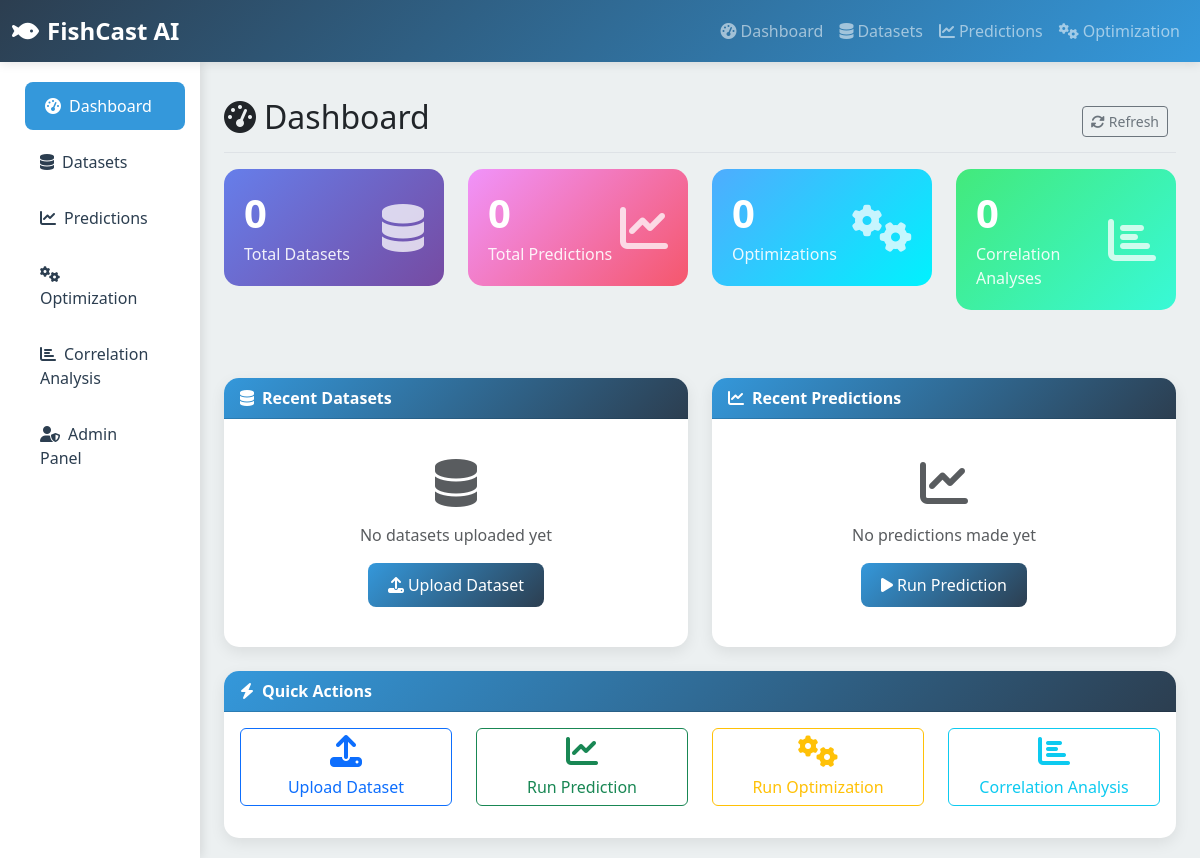
Before: / with the older database file.
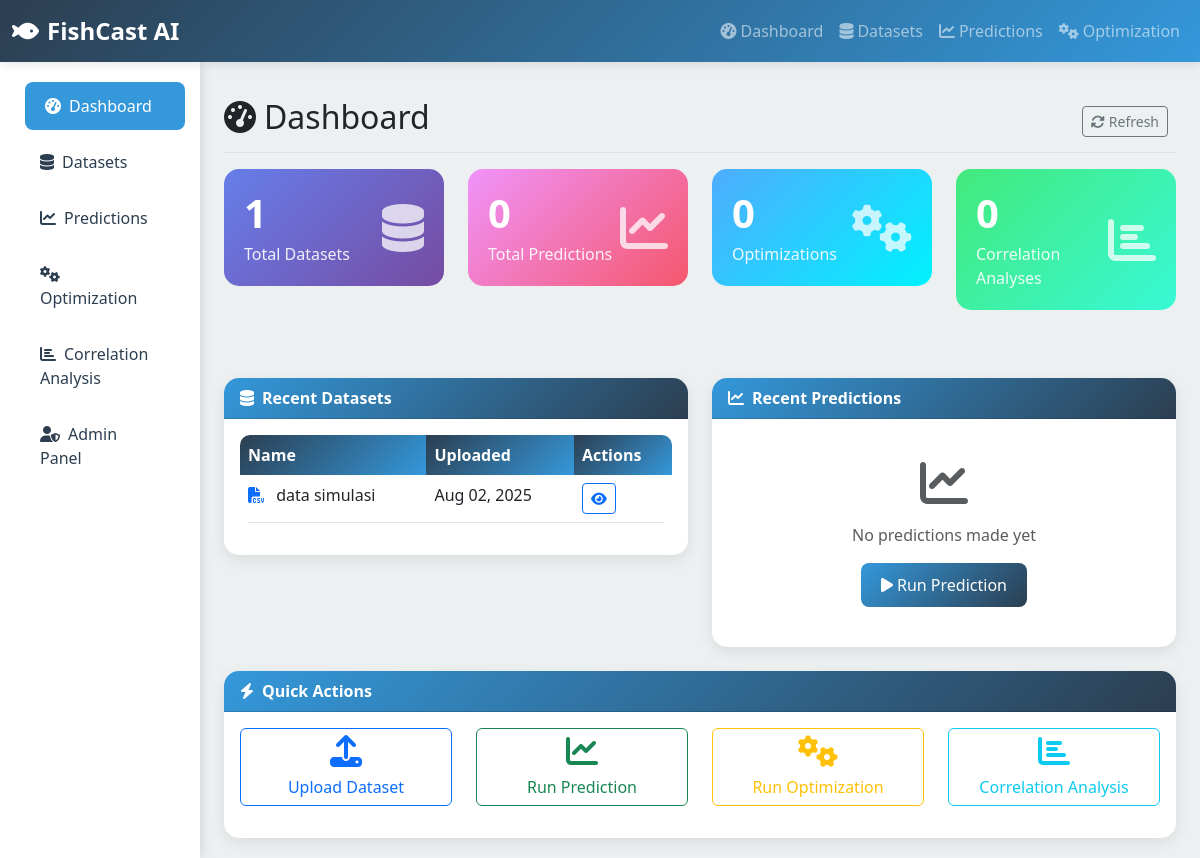
After: the same page with the newer database file.
### api/models.py (models this page shows, shortened)
class Dataset(models.Model):
    name = models.CharField(max_length=255)
    file = models.FileField(upload_to='datasets/')
    uploaded_at = models.DateTimeField(auto_now_add=True)
    processed_data = models.JSONField(null=True, blank=True)
    description = models.TextField(blank=True, null=True)
    class Meta:
        ordering = ['-uploaded_at']

### api/views.py (the view)
# urls.py: path('', views.dashboard, name='dashboard'),
def dashboard(request):
    total_datasets = Dataset.objects.count()
    total_predictions = Prediction.objects.count()
    total_optimizations = OptimizationResult.objects.count()
    total_correlations = CorrelationAnalysis.objects.count()
    recent_datasets = Dataset.objects.all()[:5]
    recent_predictions = Prediction.objects.select_related('dataset').all()[:5]
    recent_optimizations = OptimizationResult.objects.select_related('dataset').all()[:5]
    context = {
        'total_datasets': total_datasets,
        'total_predictions': total_predictions,
        'total_optimizations': total_optimizations,
        'total_correlations': total_correlations,
        'recent_datasets': recent_datasets,
        'recent_predictions': recent_predictions,
        'recent_optimizations': recent_optimizations,
    }
    return render(request, 'dashboard.html', context)

### templates/dashboard.html (shortened to what this page needs)
{% extends 'base.html' %}
{% block content %}
<div class="d-flex justify-content-between flex-wrap flex-md-nowrap align-items-center pt-3 pb-2 mb-3 border-bottom">
    <h1 class="h2">
        <i class="fas fa-tachometer-alt me-2"></i>Dashboard
    </h1>
    <div class="btn-toolbar mb-2 mb-md-0">
        <div class="btn-group me-2">
            <button type="button" class="btn btn-sm btn-outline-secondary" onclick="location.reload()">
                <i class="fas fa-sync-alt me-1"></i>Refresh
            </button>
        </div>
    </div>
</div>
<div class="row mb-4">
    <div class="col-xl-3 col-md-6 mb-4">
        <div class="stats-card">
            <div class="d-flex justify-content-between">
                <div>
                    <h3>{{ total_datasets }}</h3>
                    <p>Total Datasets</p>
                </div>
                <div class="align-self-center">
                    <i class="fas fa-database fa-3x opacity-75"></i>
                </div>
            </div>
        </div>
    </div>
    <div class="col-xl-3 col-md-6 mb-4">
        <div class="stats-card" style="background: linear-gradient(135deg, #f093fb 0%, #f5576c 100%);">
            <div class="d-flex justify-content-between">
                <div>
                    <h3>{{ total_predictions }}</h3>
                    <p>Total Predictions</p>
                </div>
                <div class="align-self-center">
                    <i class="fas fa-chart-line fa-3x opacity-75"></i>
                </div>
            </div>
        </div>
    </div>
    <div class="col-xl-3 col-md-6 mb-4">
        <div class="stats-card" style="background: linear-gradient(135deg, #4facfe 0%, #00f2fe 100%);">
            <div class="d-flex justify-content-between">
                <div>
                    <h3>{{ total_optimizations }}</h3>
                    <p>Optimizations</p>
                </div>
                <div class="align-self-center">
                    <i class="fas fa-cogs fa-3x opacity-75"></i>
                </div>
            </div>
        </div>
    </div>
    <div class="col-xl-3 col-md-6 mb-4">
        <div class="stats-card" style="background: linear-gradient(135deg, #43e97b 0%, #38f9d7 100%);">
            <div class="d-flex justify-content-between">
                <div>
                    <h3>{{ total_correlations }}</h3>
                    <p>Correlation Analyses</p>
                </div>
                <div class="align-self-center">
                    <i class="fas fa-chart-bar fa-3x opacity-75"></i>
                </div>
            </div>
        </div>
    </div>
</div>
<div class="row">
    <div class="col-lg-6 mb-4">
        <div class="card">
            <div class="card-header">
                <i class="fas fa-database me-2"></i>Recent Datasets
            </div>
            <div class="card-body">
                {% if recent_datasets %}
                    <div class="table-responsive">
                        <table class="table table-hover">
                            <thead>
                                <tr>
                                    <th>Name</th>
                                    <th>Uploaded</th>
                                    <th>Actions</th>
                                </tr>
                            </thead>
                            <tbody>
                                {% for dataset in recent_datasets %}
                                <tr>
                                    <td>
                                        <i class="fas fa-file-csv me-2 text-primary"></i>
                                        {{ dataset.name }}
                                    </td>
                                    <td>{{ dataset.uploaded_at|date:"M d, Y" }}</td>
                                    <td>
                                        <button class="btn btn-sm btn-outline-primary" onclick="viewDataset({{ dataset.id }})">
                                            <i class="fas fa-eye"></i>
                                        </button>
                                    </td>
                                </tr>
                                {% endfor %}
                            </tbody>
                        </table>
                    </div>
                {% else %}
                    <div class="text-center py-4">
                        <i class="fas fa-database fa-3x text-muted mb-3"></i>
                        <p class="text-muted">No datasets uploaded yet</p>
                        <a href="{% url 'datasets' %}" class="btn btn-primary">
                            <i class="fas fa-upload me-1"></i>Upload Dataset
                        </a>
                    </div>
                {% endif %}
            </div>
        </div>
    </div>
    <div class="col-lg-6 mb-4">
        <div class="card">
            <div class="card-header">
                <i class="fas fa-chart-line me-2"></i>Recent Predictions
            </div>
            <div class="card-body">
                {% if recent_predictions %}
                    <div class="table-responsive">
                        <table class="table table-hover">
                            <thead>
                                <tr>
                                    <th>Model</th>
                                    <th>Dataset</th>
                                    <th>MSE</th>
                                    <th>Actions</th>
                                </tr>
                            </thead>
                            <tbody>
                                {% for prediction in recent_predictions %}
                                <tr>
                                    <td>
                                        <span class="badge bg-primary">{{ prediction.model_type }}</span>
                                    </td>
                                    <td>{{ prediction.dataset.name }}</td>
                                    <td>{{ prediction.mse|floatformat:4 }}</td>
                                    <td>
                                        <button class="btn btn-sm btn-outline-success" onclick="viewPrediction({{ prediction.id }})">
                                            <i class="fas fa-chart-line"></i>
                                        </button>
                                    </td>
                                </tr>
                                {% endfor %}
                            </tbody>
                        </table>
                    </div>
                {% else %}
                    <div class="text-center py-4">
                        <i class="fas fa-chart-line fa-3x text-muted mb-3"></i>
                        <p class="text-muted">No predictions made yet</p>
                        <a href="{% url 'predictions' %}" class="btn btn-primary">
                            <i class="fas fa-play me-1"></i>Run Prediction
                        </a>
                    </div>
                {% endif %}
            </div>
        </div>
    </div>
</div>
<div class="row">
    <div class="col-12">
        <div class="card">
            <div class="card-header">
                <i class="fas fa-bolt me-2"></i>Quick Actions
            </div>
            <div class="card-body">
                <div class="row">
                    <div class="col-md-3 mb-3">
                        <a href="{% url 'datasets' %}" class="btn btn-outline-primary w-100">
                            <i class="fas fa-upload fa-2x mb-2"></i><br>
                            Upload Dataset
                        </a>
                    </div>
                    <div class="col-md-3 mb-3">
                        <a href="{% url 'predictions' %}" class="btn btn-outline-success w-100">
                            <i class="fas fa-chart-line fa-2x mb-2"></i><br>
                            Run Prediction
                        </a>
                    </div>
                    <div class="col-md-3 mb-3">
                        <a href="{% url 'optimization' %}" class="btn btn-outline-warning w-100">
                            <i class="fas fa-cogs fa-2x mb-2"></i><br>
                            Run Optimization
                        </a>
                    </div>
                    <div class="col-md-3 mb-3">
                        <a href="{% url 'correlation' %}" class="btn btn-outline-info w-100">
                            <i class="fas fa-chart-bar fa-2x mb-2"></i><br>
                            Correlation Analysis
                        </a>
                    </div>
                </div>
            </div>
        </div>
    </div>
</div>
{% endblock %}

### templates/base.html (shortened to what this page needs)
<!DOCTYPE html>
<html lang="en">
<head>
    <link href="https://cdn.jsdelivr.net/npm/bootstrap@5.3.0/dist/css/bootstrap.min.css" rel="stylesheet">
    <link rel="stylesheet" href="https://cdnjs.cloudflare.com/ajax/libs/font-awesome/6.4.0/css/all.min.css">
</head>
<body>
    <nav class="navbar navbar-expand-lg navbar-dark">
        <div class="container-fluid">
            <a class="navbar-brand" href="{% url 'dashboard' %}">
                <i class="fas fa-fish me-2"></i>FishCast AI
            </a>
            <div class="collapse navbar-collapse" id="navbarNav">
                <ul class="navbar-nav ms-auto">
                    <li class="nav-item">
                        <a class="nav-link" href="{% url 'dashboard' %}">
                            <i class="fas fa-tachometer-alt me-1"></i>Dashboard
                        </a>
                    </li>
                    <li class="nav-item">
                        <a class="nav-link" href="{% url 'datasets' %}">
                            <i class="fas fa-database me-1"></i>Datasets
                        </a>
                    </li>
                    <li class="nav-item">
                        <a class="nav-link" href="{% url 'predictions' %}">
                            <i class="fas fa-chart-line me-1"></i>Predictions
                        </a>
                    </li>
                    <li class="nav-item">
                        <a class="nav-link" href="{% url 'optimization' %}">
                            <i class="fas fa-cogs me-1"></i>Optimization
                        </a>
                    </li>
                </ul>
            </div>
        </div>
    </nav>
    <div class="container-fluid">
        <div class="row">
            <div class="col-md-3 col-lg-2 d-md-block sidebar collapse">
                <div class="position-sticky pt-3">
                    <ul class="nav flex-column">
                        <li class="nav-item">
                            <a class="nav-link {% if request.resolver_match.url_name == 'dashboard' %}active{% endif %}" href="{% url 'dashboard' %}">
                                <i class="fas fa-tachometer-alt me-2"></i>Dashboard
                            </a>
                        </li>
                        <li class="nav-item">
                            <a class="nav-link {% if request.resolver_match.url_name == 'datasets' %}active{% endif %}" href="{% url 'datasets' %}">
                                <i class="fas fa-database me-2"></i>Datasets
                            </a>
                        </li>
                        <li class="nav-item">
                            <a class="nav-link {% if request.resolver_match.url_name == 'predictions' %}active{% endif %}" href="{% url 'predictions' %}">
                                <i class="fas fa-chart-line me-2"></i>Predictions
                            </a>
                        </li>
                        <li class="nav-item">
                            <a class="nav-link {% if request.resolver_match.url_name == 'optimization' %}active{% endif %}" href="{% url 'optimization' %}">
                                <i class="fas fa-cogs me-2"></i>Optimization
                            </a>
                        </li>
                        <li class="nav-item">
                            <a class="nav-link {% if request.resolver_match.url_name == 'correlation' %}active{% endif %}" href="{% url 'correlation' %}">
                                <i class="fas fa-chart-bar me-2"></i>Correlation Analysis
                            </a>
                        </li>
                        <li class="nav-item">
                            <a class="nav-link" href="/admin/" target="_blank">
                                <i class="fas fa-user-shield me-2"></i>Admin Panel
                            </a>
                        </li>
                    </ul>
                </div>
            </div>
            <main class="col-md-9 ms-sm-auto col-lg-10 px-md-4 main-content">
                {% block content %}
                {% endblock %}
            </main>
        </div>
    </div>
</body>
</html>

### templates/base.html (style rules this page uses)
:root { --primary-color: #2c3e50; --secondary-color: #3498db; --accent-color: #e74c3c; --success-color: #27ae60; --warning-color: #f39c12; --light-bg: #ecf0f1; --dark-bg: #2c3e50; }
body { font-family: 'Segoe UI', Tahoma, Geneva, Verdana, sans-serif; background-color: var(--light-bg); }
.navbar { background: linear-gradient(135deg, var(--primary-color), var(--secondary-color)); box-shadow: 0 2px 10px rgba(0,0,0,0.1); }
.navbar-brand { font-weight: bold; font-size: 1.5rem; }
.sidebar { background: white; box-shadow: 2px 0 10px rgba(0,0,0,0.1); min-height: calc(100vh - 76px); }
.sidebar .nav-link { color: var(--primary-color); padding: 12px 20px; border-radius: 8px; margin: 4px 8px; transition: all 0.3s ease; }
.sidebar .nav-link:hover, .sidebar .nav-link.active { background-color: var(--secondary-color); color: white; transform: translateX(5px); }
.main-content { padding: 20px; }
.card { border: none; border-radius: 15px; box-shadow: 0 5px 15px rgba(0,0,0,0.08); transition: transform 0.3s ease; }
.card-header { background: linear-gradient(135deg, var(--secondary-color), var(--primary-color)); color: white; border-radius: 15px 15px 0 0 !important; font-weight: bold; }
.btn-primary { background: linear-gradient(135deg, var(--secondary-color), var(--primary-color)); border: none; border-radius: 8px; padding: 10px 20px; font-weight: 500; }
.stats-card { background: linear-gradient(135deg, #667eea 0%, #764ba2 100%); color: white; border-radius: 15px; padding: 20px; margin-bottom: 20px; }
.stats-card h3 { font-size: 2.5rem; font-weight: bold; margin-bottom: 5px; }
.stats-card p { opacity: 0.9; margin-bottom: 0; }
.table { border-radius: 10px; overflow: hidden; }
.table thead th { background: linear-gradient(135deg, var(--primary-color), var(--secondary-color)); color: white; border: none; font-weight: 600; }

Changed rows visible on the page:
added Dataset: name "data simulasi", uploaded_at "Aug 02, 2025"
Other visible differences:
{{ total_datasets }}: "0" → "1"
text no longer shown: "No datasets uploaded yet Upload Dataset"
text now shown: "Name Uploaded Actions"
